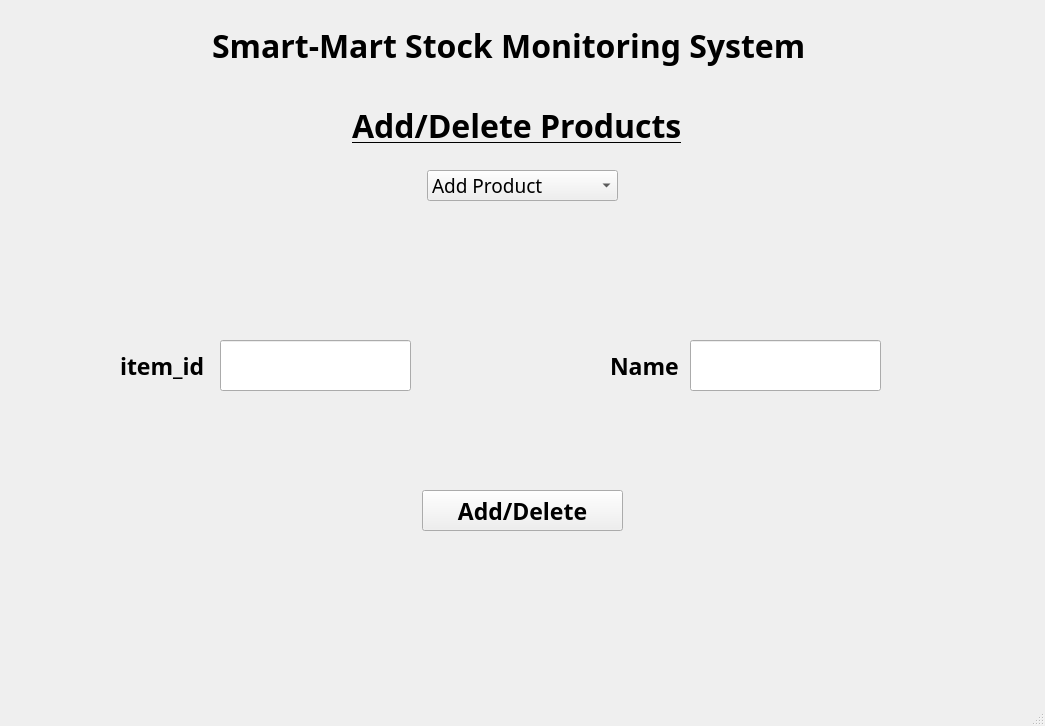
<?xml version="1.0" encoding="UTF-8"?>
<ui version="4.0">
 <class>addDeleteWindow</class>
 <widget class="QMainWindow" name="addDeleteWindow">
  <property name="geometry">
   <rect>
    <x>0</x>
    <y>0</y>
    <width>1045</width>
    <height>726</height>
   </rect>
  </property>
  <property name="windowTitle">
   <string>Add/Delete</string>
  </property>
  <widget class="QWidget" name="centralwidget">
   <widget class="QLabel" name="smartMartLabel">
    <property name="geometry">
     <rect>
      <x>212</x>
      <y>0</y>
      <width>621</width>
      <height>91</height>
     </rect>
    </property>
    <property name="font">
     <font>
      <family>Segoe UI Black</family>
      <pointsize>24</pointsize>
      <weight>75</weight>
      <italic>false</italic>
      <bold>true</bold>
      <strikeout>false</strikeout>
      <kerning>true</kerning>
     </font>
    </property>
    <property name="text">
     <string>Smart-Mart Stock Monitoring System</string>
    </property>
   </widget>
   <widget class="QLabel" name="smartMartLabel_2">
    <property name="geometry">
     <rect>
      <x>352</x>
      <y>100</y>
      <width>341</width>
      <height>51</height>
     </rect>
    </property>
    <property name="font">
     <font>
      <family>Segoe UI Black</family>
      <pointsize>24</pointsize>
      <weight>75</weight>
      <italic>false</italic>
      <bold>true</bold>
      <underline>true</underline>
      <strikeout>false</strikeout>
      <kerning>true</kerning>
     </font>
    </property>
    <property name="text">
     <string>Add/Delete Products</string>
    </property>
   </widget>
   <widget class="QComboBox" name="comboBox">
    <property name="geometry">
     <rect>
      <x>427</x>
      <y>170</y>
      <width>191</width>
      <height>31</height>
     </rect>
    </property>
    <property name="font">
     <font>
      <family>Segoe UI Black</family>
      <pointsize>14</pointsize>
     </font>
    </property>
    <item>
     <property name="text">
      <string>Add Product</string>
     </property>
    </item>
    <item>
     <property name="text">
      <string>Delete Product</string>
     </property>
    </item>
   </widget>
   <widget class="QLineEdit" name="itemID">
    <property name="geometry">
     <rect>
      <x>220</x>
      <y>340</y>
      <width>191</width>
      <height>51</height>
     </rect>
    </property>
   </widget>
   <widget class="QLineEdit" name="itemName">
    <property name="geometry">
     <rect>
      <x>690</x>
      <y>340</y>
      <width>191</width>
      <height>51</height>
     </rect>
    </property>
   </widget>
   <widget class="QLabel" name="smartMartLabel_3">
    <property name="geometry">
     <rect>
      <x>120</x>
      <y>350</y>
      <width>91</width>
      <height>31</height>
     </rect>
    </property>
    <property name="font">
     <font>
      <family>Segoe UI Black</family>
      <pointsize>17</pointsize>
      <weight>75</weight>
      <italic>false</italic>
      <bold>true</bold>
      <underline>false</underline>
      <strikeout>false</strikeout>
      <kerning>true</kerning>
     </font>
    </property>
    <property name="text">
     <string>item_id</string>
    </property>
    <property name="buddy">
     <cstring>itemID</cstring>
    </property>
   </widget>
   <widget class="QLabel" name="smartMartLabel_4">
    <property name="geometry">
     <rect>
      <x>610</x>
      <y>350</y>
      <width>71</width>
      <height>31</height>
     </rect>
    </property>
    <property name="font">
     <font>
      <family>Segoe UI Black</family>
      <pointsize>17</pointsize>
      <weight>75</weight>
      <italic>false</italic>
      <bold>true</bold>
      <underline>false</underline>
      <strikeout>false</strikeout>
      <kerning>true</kerning>
     </font>
    </property>
    <property name="text">
     <string>Name</string>
    </property>
    <property name="buddy">
     <cstring>itemName</cstring>
    </property>
   </widget>
   <widget class="QPushButton" name="addDeleteBtn">
    <property name="geometry">
     <rect>
      <x>422</x>
      <y>490</y>
      <width>201</width>
      <height>41</height>
     </rect>
    </property>
    <property name="font">
     <font>
      <family>Segoe UI Black</family>
      <pointsize>17</pointsize>
      <weight>75</weight>
      <bold>true</bold>
     </font>
    </property>
    <property name="text">
     <string>Add/Delete</string>
    </property>
   </widget>
  </widget>
  <widget class="QMenuBar" name="menubar">
   <property name="geometry">
    <rect>
     <x>0</x>
     <y>0</y>
     <width>1045</width>
     <height>21</height>
    </rect>
   </property>
  </widget>
  <widget class="QStatusBar" name="statusbar"/>
 </widget>
 <resources/>
 <connections/>
</ui>
